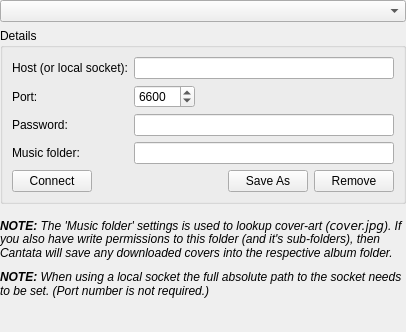
<?xml version="1.0" encoding="UTF-8"?>
<ui version="4.0">
 <class>ServerSettings</class>
 <widget class="QWidget" name="ServerSettings">
  <property name="geometry">
   <rect>
    <x>0</x>
    <y>0</y>
    <width>406</width>
    <height>332</height>
   </rect>
  </property>
  <property name="windowTitle">
   <string>Form</string>
  </property>
  <layout class="QVBoxLayout" name="verticalLayout">
   <property name="margin">
    <number>0</number>
   </property>
   <item>
    <widget class="QComboBox" name="combo"/>
   </item>
   <item>
    <widget class="QGroupBox" name="groupBox">
     <property name="title">
      <string>Details</string>
     </property>
     <layout class="QGridLayout" name="gridLayout">
      <item row="0" column="0" colspan="4">
       <layout class="QFormLayout" name="formLayout">
        <property name="fieldGrowthPolicy">
         <enum>QFormLayout::ExpandingFieldsGrow</enum>
        </property>
        <item row="0" column="0">
         <widget class="BuddyLabel" name="hostLabel">
          <property name="text">
           <string>Host (or local socket):</string>
          </property>
          <property name="buddy">
           <cstring>host</cstring>
          </property>
         </widget>
        </item>
        <item row="0" column="1">
         <widget class="LineEdit" name="host"/>
        </item>
        <item row="1" column="0">
         <widget class="BuddyLabel" name="portLabel">
          <property name="text">
           <string>Port:</string>
          </property>
          <property name="buddy">
           <cstring>port</cstring>
          </property>
         </widget>
        </item>
        <item row="1" column="1">
         <widget class="QSpinBox" name="port">
          <property name="minimum">
           <number>1</number>
          </property>
          <property name="maximum">
           <number>66000</number>
          </property>
          <property name="value">
           <number>6600</number>
          </property>
         </widget>
        </item>
        <item row="2" column="0">
         <widget class="BuddyLabel" name="passwordLabel">
          <property name="text">
           <string>Password:</string>
          </property>
          <property name="buddy">
           <cstring>password</cstring>
          </property>
         </widget>
        </item>
        <item row="2" column="1">
         <widget class="LineEdit" name="password">
          <property name="echoMode">
           <enum>QLineEdit::Password</enum>
          </property>
         </widget>
        </item>
        <item row="3" column="0">
         <widget class="BuddyLabel" name="dirLabel">
          <property name="text">
           <string>Music folder:</string>
          </property>
          <property name="buddy">
           <cstring>dir</cstring>
          </property>
         </widget>
        </item>
        <item row="3" column="1">
         <widget class="DirRequester" name="dir"/>
        </item>
       </layout>
      </item>
      <item row="1" column="0">
       <widget class="QPushButton" name="connectButton">
        <property name="text">
         <string>Connect</string>
        </property>
       </widget>
      </item>
      <item row="1" column="1">
       <spacer name="horizontalSpacer">
        <property name="orientation">
         <enum>Qt::Horizontal</enum>
        </property>
        <property name="sizeHint" stdset="0">
         <size>
          <width>165</width>
          <height>20</height>
         </size>
        </property>
       </spacer>
      </item>
      <item row="1" column="2">
       <widget class="QPushButton" name="saveButton">
        <property name="text">
         <string>Save As</string>
        </property>
       </widget>
      </item>
      <item row="1" column="3">
       <widget class="QPushButton" name="removeButton">
        <property name="text">
         <string>Remove</string>
        </property>
       </widget>
      </item>
     </layout>
    </widget>
   </item>
   <item>
    <spacer name="verticalSpacer">
     <property name="orientation">
      <enum>Qt::Vertical</enum>
     </property>
     <property name="sizeType">
      <enum>QSizePolicy::Fixed</enum>
     </property>
     <property name="sizeHint" stdset="0">
      <size>
       <width>20</width>
       <height>8</height>
      </size>
     </property>
    </spacer>
   </item>
   <item>
    <widget class="QLabel" name="musicFolderNoteLabel">
     <property name="text">
      <string>&lt;i&gt;&lt;b&gt;NOTE:&lt;/b&gt; The 'Music folder' settings is used to lookup cover-art (&lt;code&gt;cover.jpg&lt;/code&gt;). If you also have write permissions to this folder (and it's sub-folders), then Cantata will save any downloaded covers into the respective album folder.&lt;/i&gt;</string>
     </property>
     <property name="wordWrap">
      <bool>true</bool>
     </property>
    </widget>
   </item>
   <item>
    <spacer name="verticalSpacer_3">
     <property name="orientation">
      <enum>Qt::Vertical</enum>
     </property>
     <property name="sizeType">
      <enum>QSizePolicy::Fixed</enum>
     </property>
     <property name="sizeHint" stdset="0">
      <size>
       <width>20</width>
       <height>4</height>
      </size>
     </property>
    </spacer>
   </item>
   <item>
    <widget class="QLabel" name="socketNoteLabel">
     <property name="text">
      <string>&lt;i&gt;&lt;b&gt;NOTE:&lt;/b&gt; When using a local socket the full absolute path to the socket needs to be set. (Port number is not required.)&lt;/i&gt;</string>
     </property>
     <property name="wordWrap">
      <bool>true</bool>
     </property>
    </widget>
   </item>
   <item>
    <spacer name="verticalSpacer_2">
     <property name="orientation">
      <enum>Qt::Vertical</enum>
     </property>
     <property name="sizeHint" stdset="0">
      <size>
       <width>20</width>
       <height>57</height>
      </size>
     </property>
    </spacer>
   </item>
  </layout>
 </widget>
 <customwidgets>
  <customwidget>
   <class>BuddyLabel</class>
   <extends>QLabel</extends>
   <header>buddylabel.h</header>
  </customwidget>
  <customwidget>
   <class>LineEdit</class>
   <extends>QLineEdit</extends>
   <header>lineedit.h</header>
  </customwidget>
  <customwidget>
   <class>DirRequester</class>
   <extends>QLineEdit</extends>
   <header>dirrequester.h</header>
   <container>1</container>
  </customwidget>
 </customwidgets>
 <resources/>
 <connections/>
</ui>
